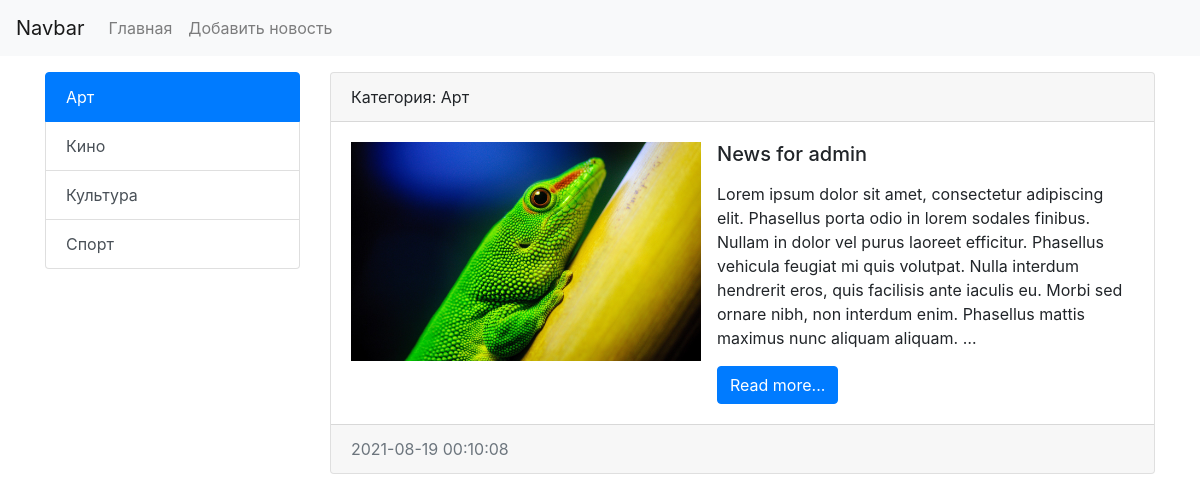
Before: /category/4/ with the older database file.
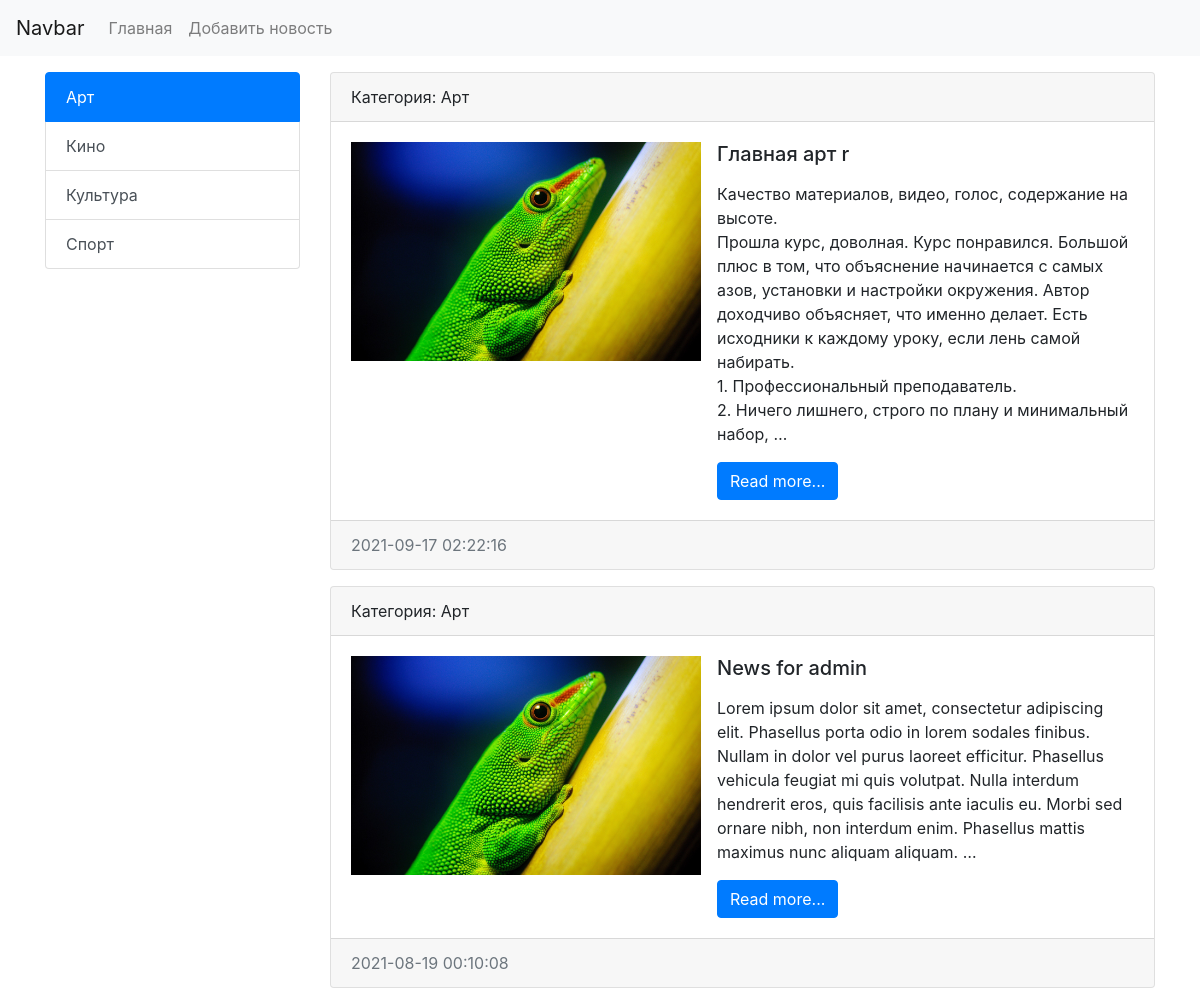
After: the same page with the newer database file.
### news/models.py (models this page shows, shortened)
class Category(models.Model):
    title = models.CharField(max_length=250, db_index=True, verbose_name='Категория')
    def get_absolute_url(self):
        return reverse('category', kwargs={'category_id': self.pk})
    def __str__(self):
        return self.title
    class Meta:
        verbose_name = 'Категория'
        verbose_name_plural = 'Список категорий'
        ordering = ['title']

class News(models.Model):
    title = models.CharField(max_length=250, verbose_name='Заголовок статьи')
    content = models.TextField(blank=True, verbose_name='Контент')
    created_at = models.DateTimeField(auto_now_add=True, verbose_name='Дата публикации')
    updated_at = models.DateTimeField(auto_now=True, verbose_name='Дата обновления')
    photo = models.ImageField(upload_to='photos/%Y/%m/%d/', blank=True, verbose_name='Изображение')
    is_published = models.BooleanField(default=True, verbose_name='Опубликовано')
    category = models.ForeignKey(Category, on_delete=models.PROTECT, verbose_name='Категория')
    def get_absolute_url(self):
        return reverse('view_news', kwargs={'pk': self.pk})
    class Meta:
        verbose_name = 'Новость'
        verbose_name_plural = 'Новости'
        ordering = ['-created_at', 'title']

### news/views.py (the view)
# urls.py: path('category/<int:category_id>/', NewsByCategory.as_view(), name='category'),
class NewsByCategory(ListView):
    model = News
    template_name = 'news/category.html'
    context_object_name = 'news'
    def get_context_data(self, *, object_list=None, **kwargs):
        context = super().get_context_data(**kwargs)
        context['category'] = Category.objects.get(pk=self.kwargs['category_id'])
        print(context['category'])
        return context
    def get_queryset(self):
        return News.objects.filter(category_id=self.kwargs['category_id'], is_published=True)

### news/templatetags/news_tags.py (called while the page is built)
@register.simple_tag(name='get_list_categories')
def get_categories():
    return Category.objects.all()

@register.inclusion_tag('news/list_categories.html')
def show_categories(active_category_pk='-1'):
    categories = Category.objects.all()
    return {'categories': categories, 'active_category_pk': active_category_pk}

### news/templates/news/category.html (shortened to what this page needs)
{% extends "base.html" %}
{% block sidebar %}
{% include 'inc/_sidebar.html' %}
{% endblock sidebar %}
{% block content %}
    {% for item in news %}
    <div class="card mb-3">
        <div class="card-header">
            Категория: {{ item.category }}
        </div>
        <div class="card-body">
            <div class="media">
                {% if item.photo %}
                    <img src="{{ item.photo.url }}" alt="" width="350" class="mr-3">
                {% else %}
                    <img src="https://picsum.photos/id/1060/350/235/?blur=2" alt="" class="mr-3">
                {% endif %}
                <div class="media-body">
                    <h5 class="card-title">{{ item.title }}</h5>
                    <p class="card-text">{{ item.content|safe|linebreaks|truncatewords:50 }}</p>
                    <a href="{{ item.get_absolute_url }}" class="btn btn-primary">Read more...</a>
                </div>
            </div>
        </div>
        <div class="card-footer text-muted">
            {{ item.created_at|date:"Y-m-d H:i:s" }}
        </div>
    </div>
{% endfor %}
{% endblock content %}

### templates/base.html (shortened to what this page needs)
<!doctype html>
<html lang="en">
<head>
    <link rel="stylesheet" href="https://stackpath.bootstrapcdn.com/bootstrap/4.4.1/css/bootstrap.min.css"
>
</head>
<body>
{% include 'inc/_nav.html' %}
<div class="container mt-3">
    <div class="row">
        <div class="col-md-3">
            {% block sidebar %}Sidebar{% endblock %}
        </div>
        <div class="col-md-9">
            {% block content %}Новости со всего мира!{% endblock %}
        </div>
    </div>
</div>
</body>
</html>

### templates/inc/_nav.html (shortened to what this page needs)
<nav class="navbar navbar-expand-lg navbar-light bg-light">
    <a class="navbar-brand" href="{% url 'home' %}">Navbar</a>
    <div class="collapse navbar-collapse" id="navbarSupportedContent">
        <ul class="navbar-nav mr-auto">
            <li class="nav-item"><a class="nav-link" href="{% url 'home' %}">Главная</a></li>
            <li class="nav-item"><a class="nav-link" href="{% url 'add_news' %}">Добавить новость</a></li>
        </ul>
    </div>
</nav>

### templates/inc/_sidebar.html (shortened to what this page needs)
{% load news_tags %}
{% show_categories active_category_pk=category.pk %}

### news/templates/news/list_categories.html
<div class="list-group">
    {% for item in categories %}
        <a href="{{ item.get_absolute_url }}" class="list-group-item list-group-item-action {% if item.pk == active_category_pk %}active{% endif %}">{{ item.title }}</a>
    {% endfor %}
</div>

Changed rows visible on the page:
added News: category "Арт", photo (picture), title "Главная арт r", content "Качество материалов, видео, голос, содержание на высоте. Прошла курс, доволная. Курс понравился. Большой плюс в том, что объяснение начинается с самых азов, установки и настройки окружения. Автор доходчиво объясняет, что именно делает. Есть исходники к каждому уроку, если лень самой набирать. 1. Профессиональный преподаватель. 2. Ничего лишнего, строго по плану и минимальный набор, …", created_at "2021-09-17 02:22:16"
